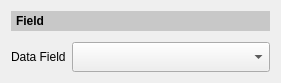
<?xml version="1.0" encoding="UTF-8"?>
<ui version="4.0">
 <class>frmComposerFieldEditor</class>
 <widget class="QWidget" name="frmComposerFieldEditor">
  <property name="geometry">
   <rect>
    <x>0</x>
    <y>0</y>
    <width>281</width>
    <height>83</height>
   </rect>
  </property>
  <property name="sizePolicy">
   <sizepolicy hsizetype="Preferred" vsizetype="Maximum">
    <horstretch>0</horstretch>
    <verstretch>0</verstretch>
   </sizepolicy>
  </property>
  <property name="windowTitle">
   <string>Field Selector</string>
  </property>
  <layout class="QGridLayout" name="gridLayout">
   <property name="verticalSpacing">
    <number>11</number>
   </property>
   <item row="1" column="1">
    <widget class="QComboBox" name="cboDataField">
     <property name="sizePolicy">
      <sizepolicy hsizetype="MinimumExpanding" vsizetype="Fixed">
       <horstretch>0</horstretch>
       <verstretch>0</verstretch>
      </sizepolicy>
     </property>
     <property name="minimumSize">
      <size>
       <width>0</width>
       <height>30</height>
      </size>
     </property>
    </widget>
   </item>
   <item row="1" column="0">
    <widget class="QLabel" name="label_2">
     <property name="maximumSize">
      <size>
       <width>16777215</width>
       <height>16777215</height>
      </size>
     </property>
     <property name="text">
      <string>Data Field</string>
     </property>
    </widget>
   </item>
   <item row="0" column="0" colspan="2">
    <widget class="QLabel" name="label">
     <property name="styleSheet">
      <string notr="true">padding: 2px; font-weight: bold; background-color: rgb(200, 200, 200);</string>
     </property>
     <property name="text">
      <string>Field</string>
     </property>
     <property name="alignment">
      <set>Qt::AlignLeading|Qt::AlignLeft|Qt::AlignVCenter</set>
     </property>
    </widget>
   </item>
  </layout>
 </widget>
 <resources/>
 <connections/>
</ui>
